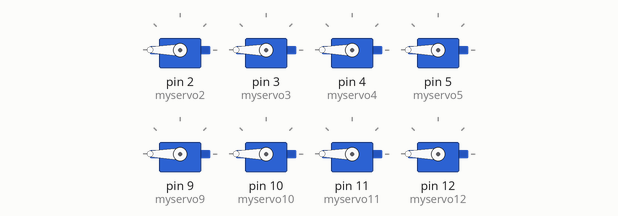
Simulated run of this sketch. Board: Arduino Uno, built with avr-gcc and run on an emulated ATmega328P. Shown: 8 × servo.

Above: at 1.55 s.
At 5.5 s:
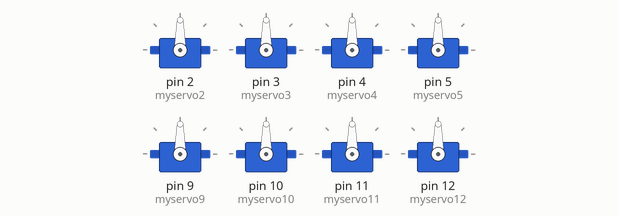
Timing chart, 0 to 6.7 s (numbered marks = the images above):
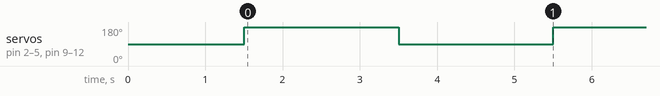

The sketch:

testpwm.ino
```cpp
#include <Servo.h>

Servo myservo2;
Servo myservo3;
Servo myservo4;
Servo myservo5;
Servo myservo9;
Servo myservo10;
Servo myservo11;
Servo myservo12;

void setup() {
  myservo2.attach(2);
  myservo3.attach(3);
  myservo4.attach(4);
  myservo5.attach(5);
  myservo9.attach(9);
  myservo10.attach(10);
  myservo11.attach(11);
  myservo12.attach(12);

  delay(500);

  // Move servos to initial positions
  myservo2.write(90);
  myservo3.write(90);
  myservo4.write(90);
  myservo5.write(90);
  myservo9.write(90);
  myservo10.write(90);
  myservo11.write(90);
  myservo12.write(90);
  delay(1000);
}

void loop() {
  moveServosToPosition(180); // Move servos to 180 degrees
  delay(2000); // Wait for 1 second
  moveServosToPosition(90); // Move servos back to 0 degrees
  delay(2000); // Wait for 1 second
}

// Function to move all servos to a specified position
void moveServosToPosition(int angle) {
 myservo2.write(angle); //err
  myservo3.write(angle); //er
  myservo4.write(angle);
  myservo5.write(angle);
  myservo9.write(angle);
  myservo10.write(angle);
  myservo11.write(angle);
  myservo12.write(angle);
}
```

Measured:
- by itself, servo on pin 2 (myservo2), servo on pin 3 (myservo3), servo on pin 4 (myservo4), servo on pin 5 (myservo5), servo on pin 9 (myservo9), servo on pin 10 (myservo10), servo on pin 11 (myservo11), servo on pin 12 (myservo12): alternates 180° for 2.0 s and 90° for 2.0 s
